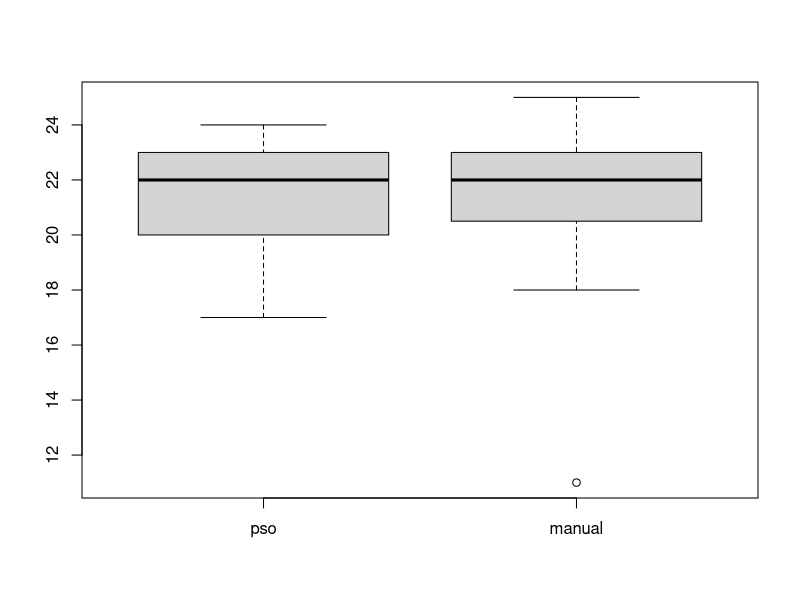

Write the R code that produced this figure.

data <- read.csv("psoVsManual.csv",header=T)

pso.data <- data[data$SOLUTION == "PSO",]$EVALUATION
manual.data <- data[data$SOLUTION == "MANUAL",]$EVALUATION

data <- data.frame(pso = pso.data, manual = manual.data)

boxplot(data)

print(mean(pso.data))
print(mean(manual.data))

test <- wilcox.test(pso.data,manual.data,Paired = T)

print(test)

output = "psoVsManual-wt.txt"

write(paste("\nMethod:    ",test$method,sep=""), file=output, append=FALSE)
write(paste("Data:      ",test$data.name,sep=""), file=output, append=T)
write(paste("p.value:   ",test$p.value,sep=""), file=output,append=T)

if (test$p.value < 0.05) {
    write("\n   Null hypothesis rejected", file=output,append=T)
} else {
    write("\n   The null hypothesis can't be rejected", file=output,append=T)
}